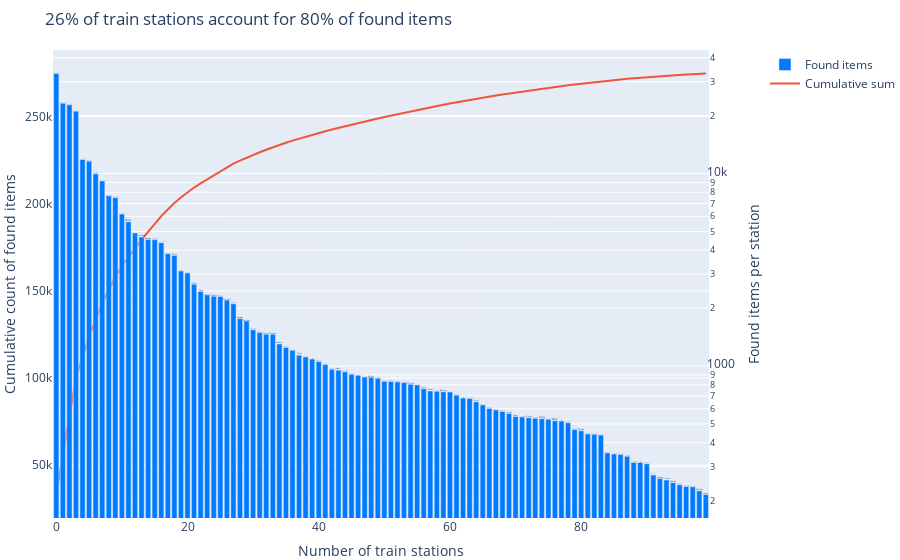

Here is the notebook cell this chart was saved with:
### Code cell
fig = go.Figure()
fig = make_subplots(specs=[[{"secondary_y": True}]])

fig.add_trace(
    go.Bar(
        x=np.arange(len(df_grouped)), 
        y=df_grouped, 
        text=df_grouped.index,
        meta = df_grouped,
        hoverinfo="text+y",
        name="Found items",
        marker_color="#007bff"
    ),
    secondary_y=True,
)


fig.add_trace(go.Scatter(
    x=np.arange(len(df_cumsum)), 
    y=df_cumsum, 
    text=df_cumsum.index,
    meta = df_grouped,
    hoverinfo="y",
    name='Cumulative sum'
))


fig.update_layout(
    title=f'{pareto/len(df_cumsum) : 2.0%} of train stations account for 80% of found items',
    margin={'l': 30, 'r': 30, 't': 50, 'b': 0},

)

fig.update_xaxes(title_text="Number of train stations")
fig.update_yaxes(title_text="Cumulative count of found items", secondary_y=False)
fig.update_yaxes(title_text="Found items per station", secondary_y=True, type="log")
fig.show()

### Figure 1 — Plotly figure (JSON) as saved in the notebook; plotly's stock layout.template omitted (floating-point values rounded to 4 significant figures)
{"data": [{"hoverinfo": "text+y", "marker": {"color": "#007bff"}, "meta": [33156, 23222, 22784, 21104, 11851, 11583, 9978, 9151, 7660, 7505, 6159, 5622, 4917, 4685, 4541, 4540, 4376, 3830, 3758, 3118, 3042, 2661, 2441, 2345, 2309, 2302, 2202, 2107, 1765, 1714, 1545, 1493, 1465, 1464, 1303, 1251, 1208, 1140, 1115, 1087, 1056, 1018, 962, 952, 934, 906, 896, 877, 876, 864, 833, 831, 827, 823, 804, 798, 763, 743, 740, 736, 734, 706, 682, 679, 652, 628, 603, 592, 581, 567, 547, 544, 539, 536, 533, 529, 520, 518, 508, 468, 461, 444, 442, 438, 354, 349, 347, 340, 316, 316, 311, 272, 261, 256, 248, 242, 237, 236, 225, 215], "name": "Found items", "text": ["Paris Gare de Lyon", "Paris Montparnasse", "Paris Gare du Nord", "Paris Saint-Lazare", "Bordeaux Saint-Jean", "Strasbourg", "Paris Est", "Lyon Part Dieu", "Lille Europe", "Lyon Perrache", "Marseille Saint-Charles", "Nice", "Montpellier Saint-Roch", "Nantes", "Rennes", "Paris Austerlitz", "Rouen Rive Droite", "Toulouse Matabiau", "Dijon", "Metz Ville", "Orléans", "Tours", "Caen", "Avignon TGV", "Nancy", "Mulhouse", "Poitiers", "La Rochelle", "Cannes", "Amiens", "Grenoble", "Quimper", "Colmar", "Toulon", "Annecy", "Bellegarde", "Aix-en-Provence TGV", "Brest", "Hendaye", "Saint-Pierre-des-Corps", "Perpignan", "Aéroport Charles de Gaulle 2 TGV", "Les Aubrais", "Agen", "Angoulême", "Valence", "Limoges Bénédictins", "Brive-la-Gaillarde", "Reims", "Bourges", "Clermont-Ferrand", "Le Mans", "Paris Bercy", "Angers Saint-Laud", "Vierzon", "Mantes-la-Jolie", "Creil", "Nevers", "Saint-Étienne Châteaucreux", "Béziers", "Besançon Viotte", "Massy TGV", "Chambéry - Challes-les-Eaux", "Bourg-en-Bresse", "Niort", "Cherbourg", "Le Havre", "Narbonne", "Périgueux", "Arras", "Douai", "Sélestat", "Nîmes", "Bayonne", "Pau", "Dunkerque", "Dax", "Marne-la-Vallée Chessy", "Tourcoing", "Boulogne Ville", "Tarbes", "Blois - Chambord", "Saint-Nazaire", "Avignon Centre", "Compiègne", "Valence TGV Rhône-Alpes Sud", "Châteauroux", "Le Croisic", "Chartres", "Belfort - Montbéliard TGV", "Valenciennes", "Saverne", "Vannes", "Lisieux", "Roanne", "Carcassonne", "Granville", "Trouville - Deauville", "Saintes", "Laval"], "type": "bar", "x": [0, 1, 2, 3, 4, 5, 6, 7, 8, 9, 10, 11, 12, 13, 14, 15, 16, 17, 18, 19, 20, 21, 22, 23, 24, 25, 26, 27, 28, 29, 30, 31, 32, 33, 34, 35, 36, 37, 38, 39, 40, 41, 42, 43, 44, 45, 46, 47, 48, 49, 50, 51, 52, 53, 54, 55, 56, 57, 58, 59, 60, 61, 62, 63, 64, 65, 66, 67, 68, 69, 70, 71, 72, 73, 74, 75, 76, 77, 78, 79, 80, 81, 82, 83, 84, 85, 86, 87, 88, 89, 90, 91, 92, 93, 94, 95, 96, 97, 98, 99], "xaxis": "x", "y": [33156, 23222, 22784, 21104, 11851, 11583, 9978, 9151, 7660, 7505, 6159, 5622, 4917, 4685, 4541, 4540, 4376, 3830, 3758, 3118, 3042, 2661, 2441, 2345, 2309, 2302, 2202, 2107, 1765, 1714, 1545, 1493, 1465, 1464, 1303, 1251, 1208, 1140, 1115, 1087, 1056, 1018, 962, 952, 934, 906, 896, 877, 876, 864, 833, 831, 827, 823, 804, 798, 763, 743, 740, 736, 734, 706, 682, 679, 652, 628, 603, 592, 581, 567, 547, 544, 539, 536, 533, 529, 520, 518, 508, 468, 461, 444, 442, 438, 354, 349, 347, 340, 316, 316, 311, 272, 261, 256, 248, 242, 237, 236, 225, 215], "yaxis": "y2"}, {"hoverinfo": "y", "meta": [33156, 23222, 22784, 21104, 11851, 11583, 9978, 9151, 7660, 7505, 6159, 5622, 4917, 4685, 4541, 4540, 4376, 3830, 3758, 3118, 3042, 2661, 2441, 2345, 2309, 2302, 2202, 2107, 1765, 1714, 1545, 1493, 1465, 1464, 1303, 1251, 1208, 1140, 1115, 1087, 1056, 1018, 962, 952, 934, 906, 896, 877, 876, 864, 833, 831, 827, 823, 804, 798, 763, 743, 740, 736, 734, 706, 682, 679, 652, 628, 603, 592, 581, 567, 547, 544, 539, 536, 533, 529, 520, 518, 508, 468, 461, 444, 442, 438, 354, 349, 347, 340, 316, 316, 311, 272, 261, 256, 248, 242, 237, 236, 225, 215], "name": "Cumulative sum", "text": ["Paris Gare de Lyon", "Paris Montparnasse", "Paris Gare du Nord", "Paris Saint-Lazare", "Bordeaux Saint-Jean", "Strasbourg", "Paris Est", "Lyon Part Dieu", "Lille Europe", "Lyon Perrache", "Marseille Saint-Charles", "Nice", "Montpellier Saint-Roch", "Nantes", "Rennes", "Paris Austerlitz", "Rouen Rive Droite", "Toulouse Matabiau", "Dijon", "Metz Ville", "Orléans", "Tours", "Caen", "Avignon TGV", "Nancy", "Mulhouse", "Poitiers", "La Rochelle", "Cannes", "Amiens", "Grenoble", "Quimper", "Colmar", "Toulon", "Annecy", "Bellegarde", "Aix-en-Provence TGV", "Brest", "Hendaye", "Saint-Pierre-des-Corps", "Perpignan", "Aéroport Charles de Gaulle 2 TGV", "Les Aubrais", "Agen", "Angoulême", "Valence", "Limoges Bénédictins", "Brive-la-Gaillarde", "Reims", "Bourges", "Clermont-Ferrand", "Le Mans", "Paris Bercy", "Angers Saint-Laud", "Vierzon", "Mantes-la-Jolie", "Creil", "Nevers", "Saint-Étienne Châteaucreux", "Béziers", "Besançon Viotte", "Massy TGV", "Chambéry - Challes-les-Eaux", "Bourg-en-Bresse", "Niort", "Cherbourg", "Le Havre", "Narbonne", "Périgueux", "Arras", "Douai", "Sélestat", "Nîmes", "Bayonne", "Pau", "Dunkerque", "Dax", "Marne-la-Vallée Chessy", "Tourcoing", "Boulogne Ville", "Tarbes", "Blois - Chambord", "Saint-Nazaire", "Avignon Centre", "Compiègne", "Valence TGV Rhône-Alpes Sud", "Châteauroux", "Le Croisic", "Chartres", "Belfort - Montbéliard TGV", "Valenciennes", "Saverne", "Vannes", "Lisieux", "Roanne", "Carcassonne", "Granville", "Trouville - Deauville", "Saintes", "Laval"], "type": "scatter", "x": [0, 1, 2, 3, 4, 5, 6, 7, 8, 9, 10, 11, 12, 13, 14, 15, 16, 17, 18, 19, 20, 21, 22, 23, 24, 25, 26, 27, 28, 29, 30, 31, 32, 33, 34, 35, 36, 37, 38, 39, 40, 41, 42, 43, 44, 45, 46, 47, 48, 49, 50, 51, 52, 53, 54, 55, 56, 57, 58, 59, 60, 61, 62, 63, 64, 65, 66, 67, 68, 69, 70, 71, 72, 73, 74, 75, 76, 77, 78, 79, 80, 81, 82, 83, 84, 85, 86, 87, 88, 89, 90, 91, 92, 93, 94, 95, 96, 97, 98, 99], "y": [33156, 56378, 79162, 100266, 112117, 123700, 133678, 142829, 150489, 157994, 164153, 169775, 174692, 179377, 183918, 188458, 192834, 196664, 200422, 203540, 206582, 209243, 211684, 214029, 216338, 218640, 220842, 222949, 224714, 226428, 227973, 229466, 230931, 232395, 233698, 234949, 236157, 237297, 238412, 239499, 240555, 241573, 242535, 243487, 244421, 245327, 246223, 247100, 247976, 248840, 249673, 250504, 251331, 252154, 252958, 253756, 254519, 255262, 256002, 256738, 257472, 258178, 258860, 259539, 260191, 260819, 261422, 262014, 262595, 263162, 263709, 264253, 264792, 265328, 265861, 266390, 266910, 267428, 267936, 268404, 268865, 269309, 269751, 270189, 270543, 270892, 271239, 271579, 271895, 272211, 272522, 272794, 273055, 273311, 273559, 273801, 274038, 274274, 274499, 274714]}], "layout": {"autosize": true, "margin": {"b": 0, "l": 30, "r": 30, "t": 50}, "title": {"text": " 26% of train stations account for 80% of found items"}, "xaxis": {"anchor": "y", "autorange": true, "domain": [0, 0.94], "range": [-0.5, 99.5], "title": {"text": "Number of train stations"}, "type": "linear"}, "yaxis": {"anchor": "x", "autorange": true, "domain": [0, 1], "range": [19740.0, 288100.0], "title": {"text": "Cumulative count of found items"}, "type": "linear"}, "yaxis2": {"anchor": "x", "autorange": true, "overlaying": "y", "range": [2.211, 4.642], "side": "right", "title": {"text": "Found items per station"}, "type": "log"}}}
